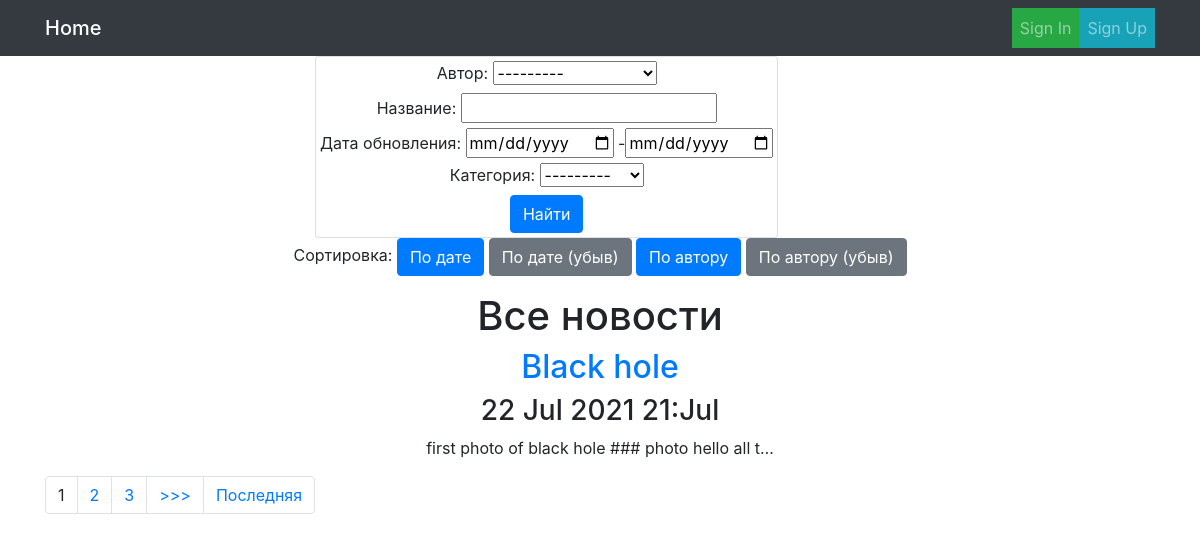
The app's page /news/search/ with its own data.
### NewsPaper/models.py (models this page shows, shortened)
class Post(models.Model):
    author = models.ForeignKey(Author, on_delete=models.CASCADE, verbose_name='Автор')
    type = models.CharField(max_length=3, choices=PostTypes, default=article, verbose_name='Тип сообщения', null=True)
    updated = models.DateTimeField(auto_now_add=True, verbose_name='Дата обновления')
    title = models.CharField(max_length=250, verbose_name='Название', null=True)
    text = models.TextField(verbose_name='Текст', null=True)
    rating = models.IntegerField(default=0, verbose_name='Рейтинг')
    categories = models.ManyToManyField(Category, through='PostCategory', verbose_name='Категория')

### NewsPaper/views.py (the view)
# urls.py: path('search/', PostSearchListView.as_view(), name='news_search'),
class PostSearchListView(PostListView):
    template_name = 'news_search.html'

### NewsPaper/forms.py
class PostForm(ModelForm):
    class Meta:
        model = Post
        fields = ('author', 'type', 'categories', 'title', 'text')

### NewsPaper/models.py (called while the page is built)
    def __str__(self):
        str = f'{self.name}'
        return str

    def __str__(self):
        str = f'{self.user.username} / rating: {self.rating}'
        return str

### NewsPaper/templatetags/censor.py (called while the page is built)
@register.filter(name='censor')
def censor(value):
    censor_words = ['fuck', 'shit', 'fool']
    re_str = '|'.join(censor_words)
    return re.sub(re_str, '###', value)

### NewsPaper/templatetags/my_tags.py (called while the page is built)
@register.simple_tag(takes_context=True)
def param_replace(context, **kwargs):
    d = context['request'].GET.copy()
    for k, v in kwargs.items():
        d[k] = v
    for k in [k for k, v in d.items() if not v]:
        del d[k]
    return d.urlencode()

### NewsPaper/views.py (called while the page is built)
    def get_queryset(self):
        queryset = super().get_queryset()
        self.filterset = self.filterset_class(self.request.GET, queryset=queryset)
        return self.filterset.qs.distinct()

    def get_context_data(self, **kwargs):
        context = super().get_context_data(**kwargs)
        context['filter'] = self.filterset_class(self.request.GET, queryset=self.get_queryset())
        context['form'] = self.form_class()
        return context

    def get_ordering(self):
        return self.request.GET.get('ordering')

    def get_context_data(self, **kwargs):
        context = super().get_context_data(**kwargs)
        author_exists = self.request.user.groups.filter(name = 'authors').exists()
        context['is_not_author'] = not author_exists
        context['is_author'] = author_exists
        return context

### templates/news_search.html (shortened to what this page needs)
{% extends 'news.html' %}
{% load censor %}
{% load my_tags %}
{% load bootstrap_tags %}
{% block header %}
<div align="center">
    <div class="row col-md-6">
        <form method="GET" class='card p-1'>
            <div>
                {% for field in filter.form %}
                <div>
                    {{ field.label_tag }} {{ field }}
                </div>
                {% endfor %}
            </div>
            <div>
                    <input type="submit" value="Найти" class='btn btn-primary'>
            </div>
        </form>
    </div>
<div class="col-md-12">
    <p>
        Сортировка:
        <a href="?{% param_replace ordering='updated' %}" class="btn btn-primary">По дате</a>
        <a href="?{% param_replace ordering='-updated' %}" class="btn btn-secondary">По дате (убыв)</a>
        <a href="?{% param_replace ordering='author__user__username' %}" class="btn btn-primary">По автору</a>
        <a href="?{% param_replace ordering='-author__user__username' %}" class="btn btn-secondary">По автору (убыв)</a>
    </p>
</div>
</div>
{% endblock header %}

### templates/news.html (shortened to what this page needs)
{% extends 'base.html' %}
{% load censor %}
{% block content %}
<h1>Все новости</h1>
{% for new in object_list %}
    <h2><a href="{% url 'news_detail' new.id %}">{{ new.title }}</a></h2>
    <h3>{{ new.updated|date:'d M Y H:M' }}</h3>
    <p>{{ new.text|truncatechars:50|censor }}</p>
{% endfor %}
{% include 'paginator.html' %}
{% endblock content %}

### records on screen
Post: title "Black hole", updated "22 Jul 2021 21:Jul", text|censor "first photo of black hole ### photo hello all t…"

### other values on screen
{{ field.label_tag }} "Автор:" "Название:" "Дата обновления:" "Категория:"
{{ num }} "1"
{{ num }} "2" "3"
